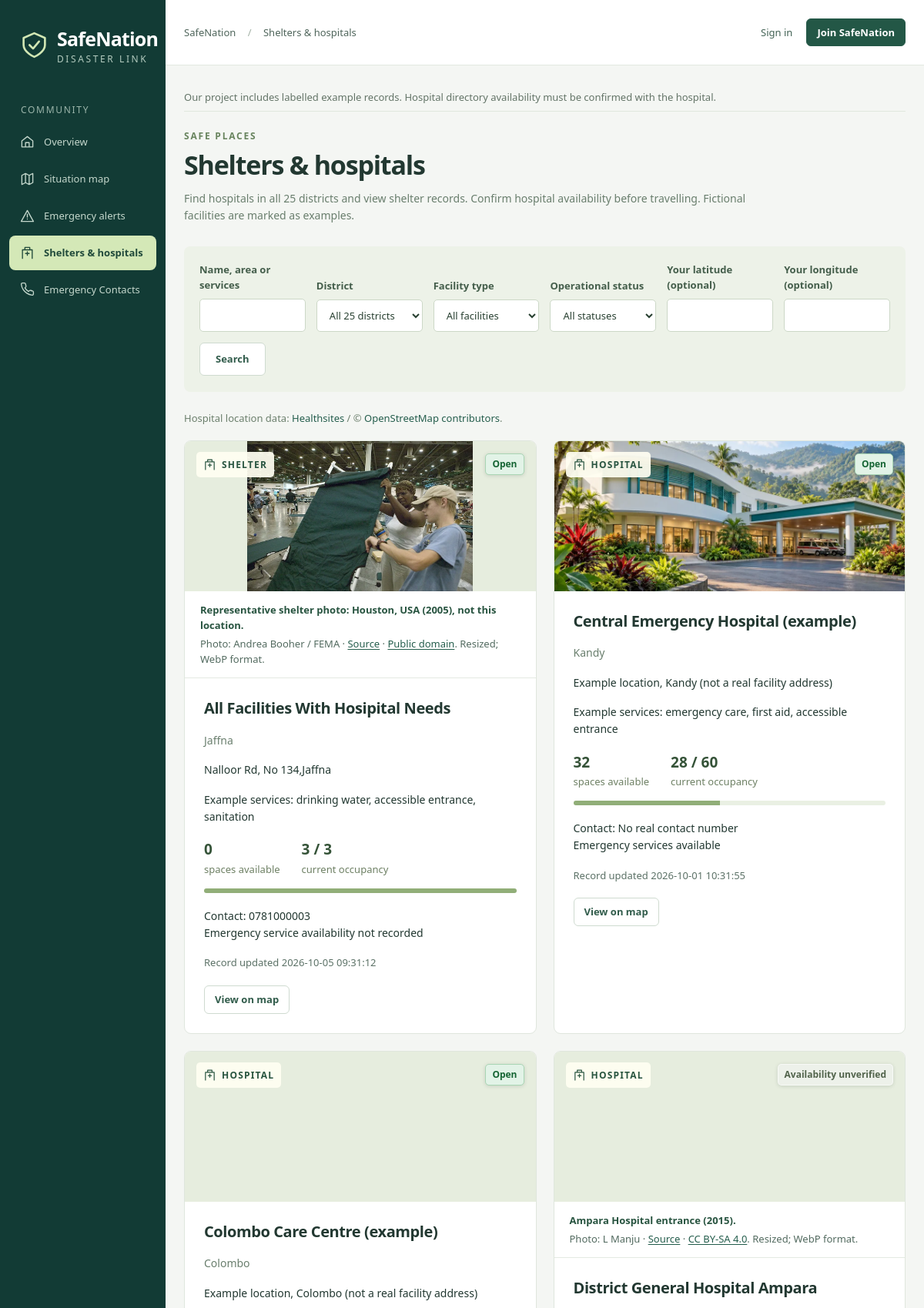
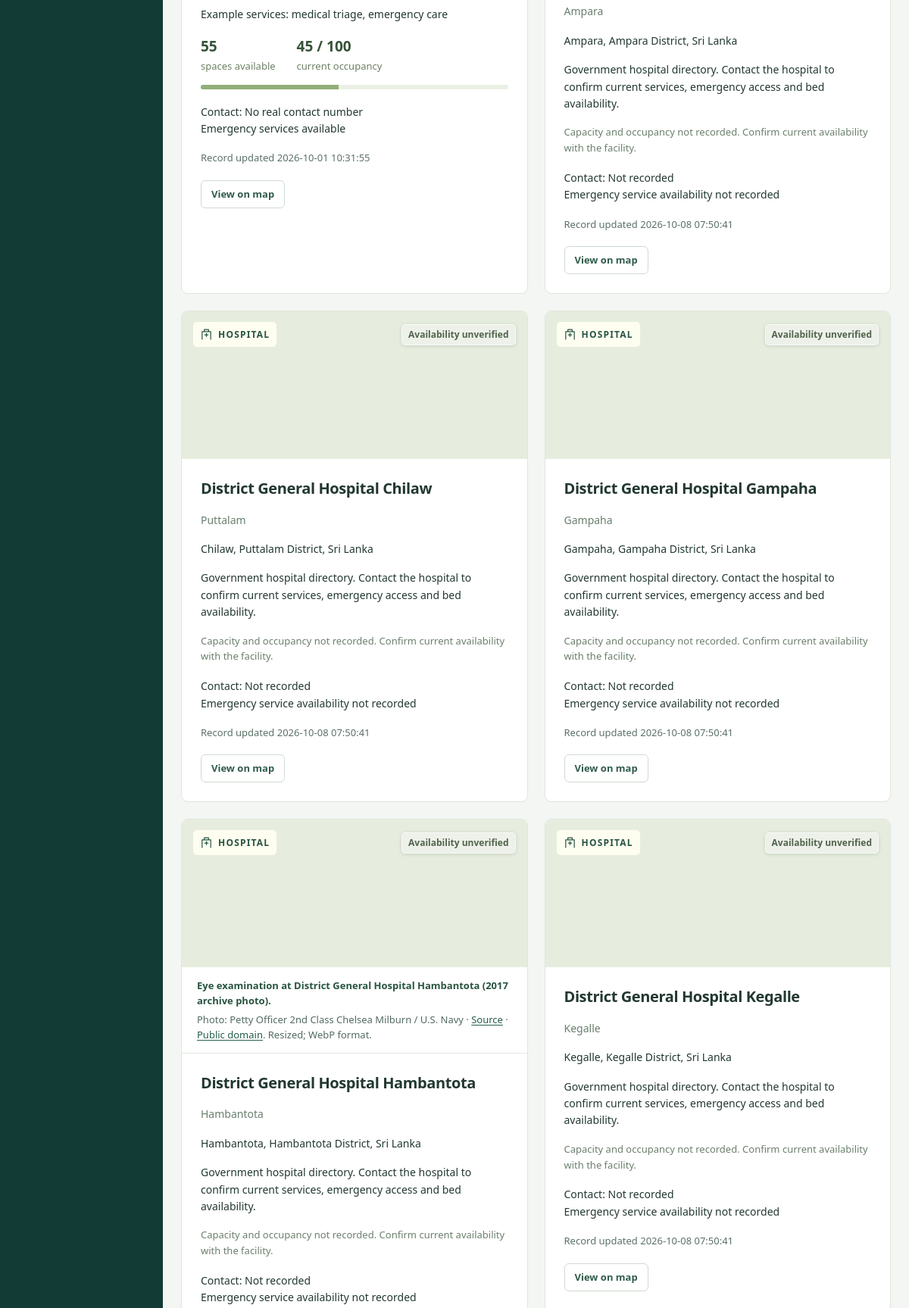
The app's page /index.php?page=facilities (upper part) with its own data (2 pictures, top to bottom).
### tables this page shows
CREATE TABLE `settings` (
  `name` varchar(80) NOT NULL,
  `value` text NOT NULL,
  PRIMARY KEY (`name`)
);

CREATE TABLE `facilities` (
  `id` int(10) unsigned NOT NULL AUTO_INCREMENT,
  `manager_id` int(10) unsigned DEFAULT NULL,
  `kind` varchar(20) NOT NULL,
  `name` varchar(150) NOT NULL,
  `area` varchar(100) NOT NULL,
  `address` varchar(255) NOT NULL,
  `latitude` decimal(10,7) NOT NULL,
  `longitude` decimal(10,7) NOT NULL,
  `capacity` int(10) unsigned NOT NULL DEFAULT 0,
  `occupancy` int(10) unsigned NOT NULL DEFAULT 0,
  `services` text NOT NULL,
  `phone` varchar(30) NOT NULL,
  `emergency_service` tinyint(1) NOT NULL DEFAULT 0,
  `status` varchar(20) NOT NULL DEFAULT 'open',
  `updated_at` datetime NOT NULL DEFAULT current_timestamp() ON UPDATE current_timestamp(),
  `capacity_known` tinyint(1) NOT NULL DEFAULT 1,
  `source_code` varchar(100) DEFAULT NULL,
  `source_url` varchar(255) DEFAULT NULL,
  PRIMARY KEY (`id`),
  UNIQUE KEY `source_code` (`source_code`),
  KEY `manager_id` (`manager_id`),
  KEY `kind` (`kind`,`status`,`area`),
  CONSTRAINT `facilities_ibfk_1` FOREIGN KEY (`manager_id`) REFERENCES `users` (`id`)
);

### app/facility_photos.php (the view, shortened to what this page needs)
<?php
function facility_photo_record(array $facility): ?array {
    static $photos = null;
    $root = dirname(__DIR__);
    if ($photos === null) {
        $photos = json_decode(file_get_contents($root . '/config/facility-photos.json'), true) ?: [];
    }
    $photo = $photos[(string)$facility['id']] ?? null;
    return $photo;
}
function facility_photo(array $facility): string {
    $photo = facility_photo_record($facility);
    $generated = ($photo['classification'] ?? '') === 'ai-generated';
    $html = '<figure class="facility-figure"><div class="facility-media">';
    if ($photo) {
        $base = 'assets/images/facilities/';
        $html .= '<img class="facility-photo ' . ($generated ? 'facility-ai-image' : 'facility-real-photo') . '" src="' . e($base . $photo['filename'])
            . '" srcset="' . e($base . $photo['small_filename']) . ' ' . (int)$photo['small_width'] . 'w, '
            . e($base . $photo['filename']) . ' ' . (int)$photo['width'] . 'w"'
            . ' sizes="(max-width: 600px) calc(100vw - 32px), (max-width: 900px) 45vw, 550px"'
            . ' width="' . (int)$photo['width'] . '" height="' . (int)$photo['height']
            . '" alt="' . e($photo['alt']) . '" loading="lazy" decoding="async">';
    } else {
        $html .= '<div class="facility-photo-unavailable">' . icon('facilities')
            . '<span>Verified photograph unavailable</span></div>';
    }
    $html .= '<div class="facility-photo-labels"><span class="facility-kind">' . icon('facilities') . ' '
        . e(strtoupper($facility['kind'])) . '</span>'
        . badge($facility['status'] === 'unknown' ? 'Availability unverified' : $facility['status']) . '</div></div>';
    if ($photo && !$generated) {
        $html .= '<figcaption class="facility-photo-credit"><span class="facility-photo-context">'
            . e($photo['caption']) . '</span><span>Photo: ' . e($photo['author']) . ' · '
            . '<a href="' . e($photo['source_url']) . '" target="_blank" rel="noopener noreferrer">Source</a> · '
            . '<a href="' . e($photo['license_url']) . '" target="_blank" rel="noopener noreferrer">'
            . e($photo['license']) . '</a>. Resized; WebP format.</span></figcaption>';
    }
    return $html . '</figure>';
}

### index.php (shortened to what this page needs)
<?php
require __DIR__.'/app/bootstrap.php';
require __DIR__.'/app/actions.php';
require __DIR__.'/app/view.php';
require __DIR__.'/app/pages/facilities.php';
$page=(string)($_GET['page']??'home');
$pages=['home'=>'Community overview','login'=>'Sign in','register'=>'Create account','dashboard'=>'My dashboard','reports'=>'Incident reports','new-report'=>'Report an incident','report'=>'Incident details','alerts'=>'Emergency alerts','map'=>'Situation map','facilities'=>'Shelters & hospitals','emergency-contacts'=>'Emergency Contacts','assistance'=>'Assistance requests','volunteers'=>'Volunteer hub','resources'=>'Resource inventory','analytics'=>'Insights & analytics','profile'=>'My profile','notifications'=>'Notifications','users'=>'Accounts & roles','audit'=>'Activity audit','settings'=>'System settings'];
ob_start();$error=null;
try {if($page==='not-found')throw new RuntimeException('Page not found.');$fn='page_'.str_replace('-','_',$page);if(in_array($page,['login','register'],true))page_auth($page);else $fn();$body=ob_get_clean();}
catch(Throwable $ex){ob_end_clean();if($ex instanceof PDOException || !($ex instanceof RuntimeException)){error_log((string)$ex);$error='Unable to load this page. Please try again.';http_response_code(500);}else{$error=$ex->getMessage();if(http_response_code()===200)http_response_code(404);}$body='';}
layout_start($pages[$page]??'Page unavailable',$page);if($error)echo '<section class="card padded"><h1>Page unavailable</h1><p>'.e($error).'</p><a class="button secondary" href="'.url().'">Return to overview</a></section>';else echo $body;layout_end();

### app/view.php (shortened to what this page needs)
<?php
function icon(string $name): string {
 $paths=['phone'=>'M22 16.9v3a2 2 0 0 1-2.2 2 19.8 19.8 0 0 1-8.6-3.1 19.5 19.5 0 0 1-6-6 19.8 19.8 0 0 1-3.1-8.7A2 2 0 0 1 4.1 2h3a2 2 0 0 1 2 1.7c.1 1 .4 2 .7 2.9a2 2 0 0 1-.5 2.1L8 10a16 16 0 0 0 6 6l1.3-1.3a2 2 0 0 1 2.1-.5c.9.3 1.9.6 2.9.7a2 2 0 0 1 1.7 2z','home'=>'M3 10 12 3l9 7v10H3z M9 20v-7h6v7','map'=>'m3 6 6-3 6 3 6-3v15l-6 3-6-3-6 3z M9 3v15 M15 6v15','reports'=>'M6 3h12v18H6z M9 8h6 M9 12h6 M9 16h4','alerts'=>'M12 3 2 21h20z M12 9v5 M12 17h.01','facilities'=>'M4 21V7h16v14 M8 7V3h8v4 M9 13h6 M12 10v6','assistance'=>'M12 21s-9-5-9-12a5 5 0 0 1 9-3 5 5 0 0 1 9 3c0 7-9 12-9 12z','volunteers'=>'M16 21v-3a4 4 0 0 0-4-4H6a4 4 0 0 0-4 4v3 M9 10a4 4 0 1 0 0-8 4 4 0 0 0 0 8 M18 8h4 M20 6v4 M19 14a4 4 0 0 1 3 4v3','resources'=>'m3 7 9-4 9 4-9 4z M3 7v10l9 4 9-4V7 M12 11v10','analytics'=>'M3 3v18h18 M7 16v-4 M12 16V7 M17 16v-7','users'=>'M16 21v-3a4 4 0 0 0-4-4H6a4 4 0 0 0-4 4v3 M9 10a4 4 0 1 0 0-8 4 4 0 0 0 0 8 M17 3a4 4 0 0 1 0 8 M18 14a4 4 0 0 1 4 4v3','notifications'=>'M18 8a6 6 0 0 0-12 0c0 7-3 7-3 9h18c0-2-3-2-3-9 M10 21h4','settings'=>'M12 8a4 4 0 1 0 0 8 4 4 0 0 0 0-8 M12 2v3 M12 19v3 M2 12h3 M19 12h3 M5 5l2 2 M17 17l2 2 M5 19l2-2 M17 7l2-2','audit'=>'M4 3h16v18H4z M8 7h8 M8 11h8 M8 15h5','arrow'=>'M4 12h16 M14 6l6 6-6 6','shield'=>'m12 2 9 4v6c0 6-9 10-9 10S3 18 3 12V6z M8 12l3 3 5-6'];
 return '<svg class="icon" viewBox="0 0 24 24" fill="none" stroke="currentColor" stroke-width="1.7" stroke-linecap="round" stroke-linejoin="round" aria-hidden="true"><path d="'.($paths[$name]??$paths['home']).'"/></svg>';
}
function layout_start(string $title,string $page): void {
 $u=user();$site=(string)(scalar("SELECT value FROM settings WHERE name='site_name'")?:'SafeNation');$unread=$u?(int)scalar('SELECT COUNT(*) FROM notifications WHERE user_id=? AND read_at IS NULL',[$u['id']]):0;
 echo '<!doctype html><html lang="en"><head><meta charset="utf-8"><meta name="viewport" content="width=device-width,initial-scale=1"><meta name="theme-color" content="#123b35"><title>'.e($title).' · '.e($site).'</title><link rel="icon" href="assets/logo.svg" type="image/svg+xml"><link rel="stylesheet" href="assets/vendor/leaflet/leaflet.css"><link rel="stylesheet" href="assets/css/app.css?v=facility-images-2"><script defer src="assets/vendor/leaflet/leaflet.js"></script><script defer src="assets/js/app.js?v=location-1"></script><script defer src="assets/js/location-picker.js?v=1"></script></head><body><a class="skip" href="#main">Skip to content</a><div class="shell"><aside class="sidebar" id="sidebar"><a class="brand" href="'.url().'">'.icon('shield').'<span>'.e($site).'<small>DISASTER LINK</small></span></a><div class="nav-label">COMMUNITY</div><nav aria-label="Main navigation">';
 $links=['home'=>['Overview','home'],'map'=>['Situation map','map'],'alerts'=>['Emergency alerts','alerts'],'facilities'=>['Shelters & hospitals','facilities'],'emergency-contacts'=>['Emergency Contacts','phone']];
 foreach($links as $p=>[$label,$ic])echo '<a '.($page===$p?'aria-current="page"':'').' class="nav-item '.($page===$p?'active':'').'" href="'.url($p).'">'.icon($ic).e($label).'</a>';
 echo '</nav><div class="sidebar-bottom"><span class="status-dot"></span> Disaster coordination<small>Reports reviewed by our coordination team.</small></div></aside><div class="workspace"><header class="topbar"><button class="icon-button menu-toggle" aria-label="Toggle navigation" aria-expanded="false">☰</button><div class="breadcrumb">SafeNation <span>/</span> '.e($title).'</div><div class="top-actions">';
 if($u){echo '<a class="notification-link" aria-label="Notifications, '.$unread.' unread" href="'.url('notifications').'">'.icon('notifications').($unread?'<b>'.$unread.'</b>':'').'</a><a class="user-link" href="'.url('profile').'"><span class="avatar">'.e(mb_substr($u['name'],0,1)).'</span><span>'.e($u['name']).'<small>'.e(ucwords(str_replace('_',' ',$u['role']))).'</small></span></a><form method="post" class="inline">';token();echo '<input type="hidden" name="action" value="logout"><button class="text-button">Sign out</button></form>';}
 else echo '<a class="text-button" href="'.url('login').'">Sign in</a><a class="button small" href="'.url('register').'">Join SafeNation</a>';
 echo '</div></header><main id="main">';
 $announcement=(string)scalar("SELECT value FROM settings WHERE name='announcement'");
 if(trim($announcement)!=='')echo '<div class="environment-note">'.e($announcement).'</div>';
}
function layout_end(): void {echo '</main><footer>SafeNation – Disaster Link </footer></div></div></body></html>';}
function heading(string $eyebrow,string $title,string $subtitle,string $action=''): void {echo '<div class="page-heading"><div><p class="eyebrow">'.e($eyebrow).'</p><h1>'.e($title).'</h1><p class="muted">'.e($subtitle).'</p></div>'.$action.'</div>';}
function field(string $name,string $label,string $type='text',mixed $value='',bool $required=true,string $attrs=''): void {echo '<label class="field"><span>'.e($label).'</span><input name="'.e($name).'" type="'.e($type).'" value="'.e($value).'" '.($required?'required':'').' '.$attrs.'></label>';}
function select(string $name,string $label,array $options,mixed $selected=''): void {echo '<label class="field"><span>'.e($label).'</span><select name="'.e($name).'">';foreach($options as $v=>$l)echo '<option value="'.e($v).'" '.((string)$v===(string)$selected?'selected':'').'>'.e($l).'</option>';echo '</select></label>';}

### app/pages/facilities.php (shortened to what this page needs)
<?php
require_once __DIR__ . "/../facility_photos.php";
function page_facilities(): void {
 $district=(string)($_GET['district']??'');if(!in_array($district,districts(),true))$district='';$q=trim((string)($_GET['q']??''));$kind=(string)($_GET['kind']??'');$status=(string)($_GET['status']??'');$lat=filter_var($_GET['lat']??null,FILTER_VALIDATE_FLOAT);$lng=filter_var($_GET['lng']??null,FILTER_VALIDATE_FLOAT);$near=$lat!==false&&$lat!==null&&$lng!==false&&$lng!==null&&$lat>=5.5&&$lat<=10.2&&$lng>=79&&$lng<=82.5;
 heading('SAFE PLACES','Shelters & hospitals','Find hospitals in all 25 districts and view shelter records. Confirm hospital availability before travelling. Fictional facilities are marked as examples.');echo '<form class="filters" method="get"><input type="hidden" name="page" value="facilities">';field('q','Name, area or services','search',$q,false);select('district','District',[''=>'All 25 districts']+array_combine(districts(),districts()),$district);select('kind','Facility type',[''=>'All facilities','shelter'=>'Shelters','hospital'=>'Hospitals'],$kind);select('status','Operational status',[''=>'All statuses','open'=>'Open','limited'=>'Limited','closed'=>'Closed']+((scalar("SELECT COUNT(*) FROM facilities WHERE status='unknown'")||$status==='unknown')?['unknown'=>'Availability unverified']:[]),$status);field('lat','Your latitude (optional)','number',$near?$lat:'',false,'step="any" min="5.5" max="10.2"');field('lng','Your longitude (optional)','number',$near?$lng:'',false,'step="any" min="79" max="82.5"');echo '<button class="button secondary">Search</button></form>';
 echo '<p class="hint">Hospital location data: <a href="https://data.humdata.org/dataset/sri-lanka-healthsites">Healthsites</a> / © <a href="https://www.openstreetmap.org/copyright">OpenStreetMap contributors</a>.</p>';
 $where=[];$params=[];if($district){$where[]='area=?';$params[]=$district;}if($q){$where[]='(name LIKE ? OR area LIKE ? OR services LIKE ?)';array_push($params,'%'.$q.'%','%'.$q.'%','%'.$q.'%');}if($kind){$where[]='kind=?';$params[]=$kind;}if($status){$where[]='status=?';$params[]=$status;}$rows=all('SELECT * FROM facilities'.($where?' WHERE '.implode(' AND ',$where):'').' ORDER BY name',$params);if($near){foreach($rows as &$r)$r['distance']=distance((float)$lat,(float)$lng,(float)$r['latitude'],(float)$r['longitude']);unset($r);usort($rows,fn($a,$b)=>$a['distance']<=>$b['distance']);}
 echo '<div class="facility-grid">';if(!$rows)empty_state('No facilities found','Try changing your search filters.');foreach($rows as $r){echo '<article class="card facility-card">'.facility_photo($r).'<div class="padded"><h2>'.e($r['name']).'</h2><p class="muted">'.e($r['area']).($near?' · '.e(round($r['distance'],1)).' km away (straight line)':'').'</p><p>'.e($r['address']).'</p><p>'.e($r['services']).'</p>';if($r['capacity_known'])echo '<div class="facility-stats"><span><strong>'.e(max(0,(int)$r['capacity']-(int)$r['occupancy'])).'</strong> spaces available</span><span><strong>'.e($r['occupancy']).' / '.e($r['capacity']).'</strong> current occupancy</span></div><div class="capacity-track"><span style="width:'.min(100,$r['capacity']?round($r['occupancy']/$r['capacity']*100):0).'%"></span></div>';else echo '<p class="hint">Capacity and occupancy not recorded. Confirm current availability with the facility.</p>';echo '<p>Contact: '.e($r['phone']).'<br>'.($r['emergency_service']?'Emergency services available':'Emergency service availability not recorded').'</p><small>Record updated '.e($r['updated_at']).'</small><div class="form-actions"><a class="button secondary small" href="'.url('map',['facility'=>$r['id']]).'">View on map</a>';if(can('coordinate')||(can('facilities')&&(int)$r['manager_id']===(int)user()['id']))echo '<a class="button small" href="'.url('facilities',['edit'=>$r['id']]).'">Edit facility</a>';echo '</div></div></article>';}echo '</div>';
}

### app/bootstrap.php (shortened to what this page needs)
<?php
function config(): array {static $c; return $c ??= require dirname(__DIR__).'/config/database.php';}
function db(): PDO {static $p; if (!$p) {$c=config();$p=new PDO("mysql:host={$c['host']};port={$c['port']};dbname={$c['database']};charset=utf8mb4",$c['username'],$c['password'],[PDO::ATTR_ERRMODE=>PDO::ERRMODE_EXCEPTION,PDO::ATTR_DEFAULT_FETCH_MODE=>PDO::FETCH_ASSOC,PDO::ATTR_EMULATE_PREPARES=>false]);$p->exec("SET time_zone = '+05:30'");}return $p;}
function query(string $sql,array $args=[]): PDOStatement {$s=db()->prepare($sql);$s->execute($args);return $s;}
function all(string $sql,array $args=[]): array {return query($sql,$args)->fetchAll();}
function scalar(string $sql,array $args=[]): mixed {return query($sql,$args)->fetchColumn();}
function e(mixed $v): string {return htmlspecialchars((string)$v,ENT_QUOTES|ENT_SUBSTITUTE,'UTF-8');}
function url(string $page='home',array $args=[]): string {return 'index.php?'.http_build_query(['page'=>$page]+$args);}
function user(): ?array {static $loaded=false,$u=null;if (!$loaded) {$loaded=true;if(isset($_SESSION['uid'])) $u=one('SELECT * FROM users WHERE id=? AND active=1',[$_SESSION['uid']]);}return $u;}
function badge(string $value): string {return '<span class="badge '.e(strtolower(str_replace(' ','-',$value))).'">'.e(ucfirst(str_replace('_',' ',$value))).'</span>';}

### records on screen
settings: value "SafeNation"
settings: value "Our project includes labelled example records. Hospital directory availability must be confirmed with the hospital."
facilities: shows a picture, kind "SHELTER", status "Open", id "Representative shelter photo: Houston, USA (2005), not this location.", id "Andrea Booher / FEMA", id "Public domain", name "All Facilities With Hosipital Needs", area "Jaffna", address "Nalloor Rd, No 134,Jaffna", services "Example services: drinking water, accessible entrance, sanitation", max(0,(int)$r['capacity']-(int)$r['occupancy']) "0", occupancy "3", capacity "3", phone "0781000003", shows "Emergency service availability not recorded", updated_at "2026-10-05 09:31:12"
facilities: shows a picture, kind "HOSPITAL", status "Open", name "Central Emergency Hospital (example)", area "Kandy", address "Example location, Kandy (not a real facility address)", services "Example services: emergency care, first aid, accessible entrance", max(0,(int)$r['capacity']-(int)$r['occupancy']) "32", occupancy "28", capacity "60", phone "No real contact number", emergency_service "Emergency services available", updated_at "2026-10-01 10:31:55"
facilities: shows a picture, kind "HOSPITAL", status "Open", name "Colombo Care Centre (example)", area "Colombo", address "Example location, Colombo (not a real facility address)", services "Example services: medical triage, emergency care", max(0,(int)$r['capacity']-(int)$r['occupancy']) "55", occupancy "45", capacity "100", phone "No real contact number", emergency_service "Emergency services available", updated_at "2026-10-01 10:31:55"
facilities: shows a picture, kind "HOSPITAL", id "Ampara Hospital entrance (2015).", id "L Manju", id "CC BY-SA 4.0", name "District General Hospital Ampara", area "Ampara", address "Ampara, Ampara District, Sri Lanka", services "Government hospital directory. Contact the hospital to confirm current services, emergency access and bed availability.", shows "Capacity and occupancy not recorded. Confirm current availability with the facility.", phone "Not recorded", shows "Emergency service availability not recorded", updated_at "2026-10-08 07:50:41"
facilities: shows a picture, kind "HOSPITAL", name "District General Hospital Chilaw", area "Puttalam", address "Chilaw, Puttalam District, Sri Lanka", services "Government hospital directory. Contact the hospital to confirm current services, emergency access and bed availability.", shows "Capacity and occupancy not recorded. Confirm current availability with the facility.", phone "Not recorded", shows "Emergency service availability not recorded", updated_at "2026-10-08 07:50:41"
facilities: shows a picture, kind "HOSPITAL", name "District General Hospital Gampaha", area "Gampaha", address "Gampaha, Gampaha District, Sri Lanka", services "Government hospital directory. Contact the hospital to confirm current services, emergency access and bed availability.", shows "Capacity and occupancy not recorded. Confirm current availability with the facility.", phone "Not recorded", shows "Emergency service availability not recorded", updated_at "2026-10-08 07:50:41"
facilities: shows a picture, kind "HOSPITAL", id "Eye examination at District General Hospital Hambantota (2017 archive photo).", id "Petty Officer 2nd Class Chelsea Milburn / U.S. Navy", id "Public domain", name "District General Hospital Hambantota", area "Hambantota", address "Hambantota, Hambantota District, Sri Lanka", services "Government hospital directory. Contact the hospital to confirm current services, emergency access and bed availability.", shows "Capacity and occupancy not recorded. Confirm current availability with the facility.", phone "Not recorded", shows "Emergency service availability not recorded"
facilities: shows a picture, kind "HOSPITAL", name "District General Hospital Kegalle", area "Kegalle", address "Kegalle, Kegalle District, Sri Lanka", services "Government hospital directory. Contact the hospital to confirm current services, emergency access and bed availability.", shows "Capacity and occupancy not recorded. Confirm current availability with the facility.", phone "Not recorded", shows "Emergency service availability not recorded", updated_at "2026-10-08 07:50:41"

### other values on screen
$label "Overview"
$label "Situation map"
$label "Emergency alerts"
$label "Shelters & hospitals"
$label "Emergency Contacts"
$title "Shelters & hospitals"
$eyebrow "SAFE PLACES"
$subtitle "Find hospitals in all 25 districts and view shelter records. Confirm hospital availability before travelling. Fictional facilities are marked as examples."
$label "Name, area or services Your latitude (optional) Your longitude (optional)"
$label "District Facility type Operational status"
form field district "All 25 districts"
form field kind "All facilities"
form field status "All statuses"
